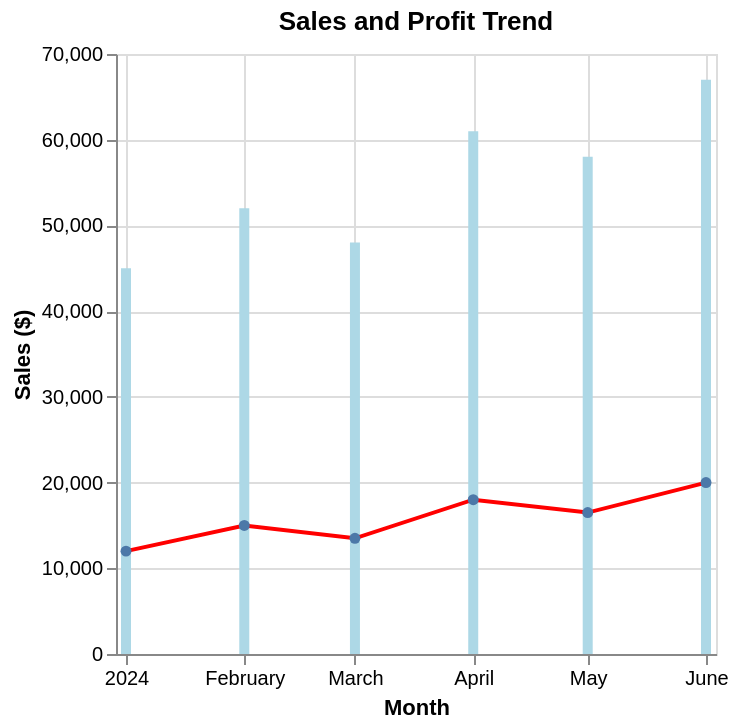

Vega-Lite specification stored for this chart:
### Vega-Lite specification from a JSON file in a GitHub repository (floating-point values rounded to 4 significant figures)
{"$schema": "https://vega.github.io/schema/vega-lite/v6.json", "description": "Sales and profit trend", "layer": [{"mark": "bar", "encoding": {"x": {"field": "month", "type": "temporal", "axis": {"title": "Month"}}, "y": {"field": "sales", "type": "quantitative", "axis": {"title": "Sales ($)"}}, "color": {"value": "lightblue"}}}, {"mark": {"type": "line", "point": true, "color": "red"}, "encoding": {"x": {"field": "month", "type": "temporal"}, "y": {"field": "profit", "type": "quantitative"}}}], "data": {"values": [{"month": "2024-01", "sales": 45000, "profit": 12000}, {"month": "2024-02", "sales": 52000, "profit": 15000}, {"month": "2024-03", "sales": 48000, "profit": 13500}, {"month": "2024-04", "sales": 61000, "profit": 18000}, {"month": "2024-05", "sales": 58000, "profit": 16500}, {"month": "2024-06", "sales": 67000, "profit": 20000}]}, "title": "Sales and Profit Trend"}
